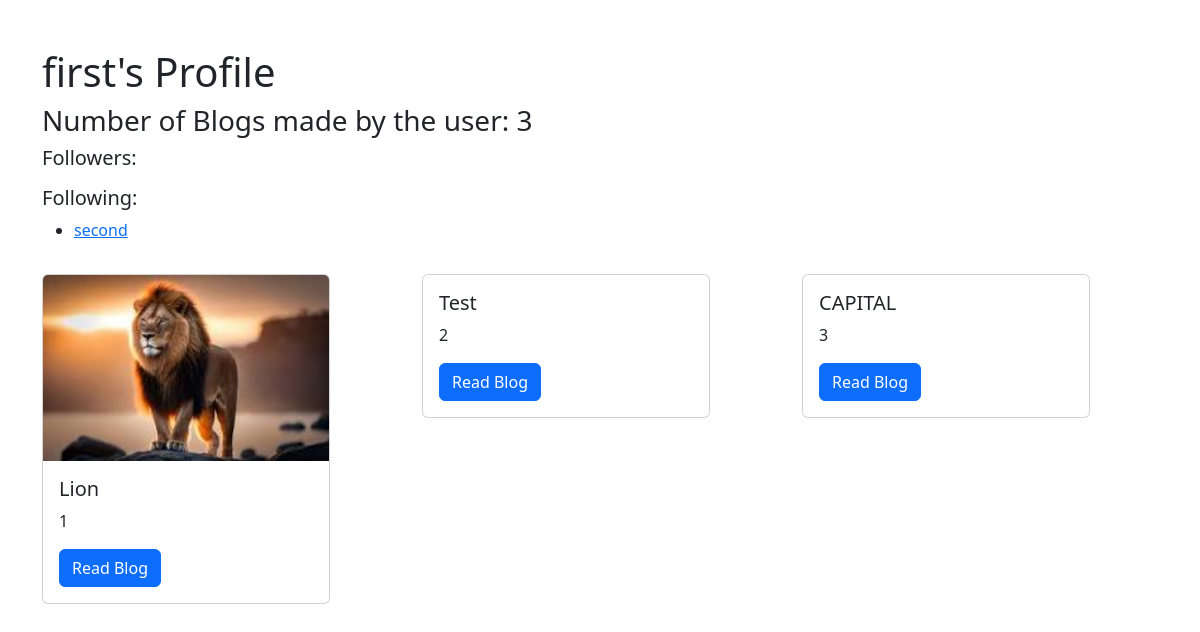
Page /user/first (signed in) on the earlier database version.
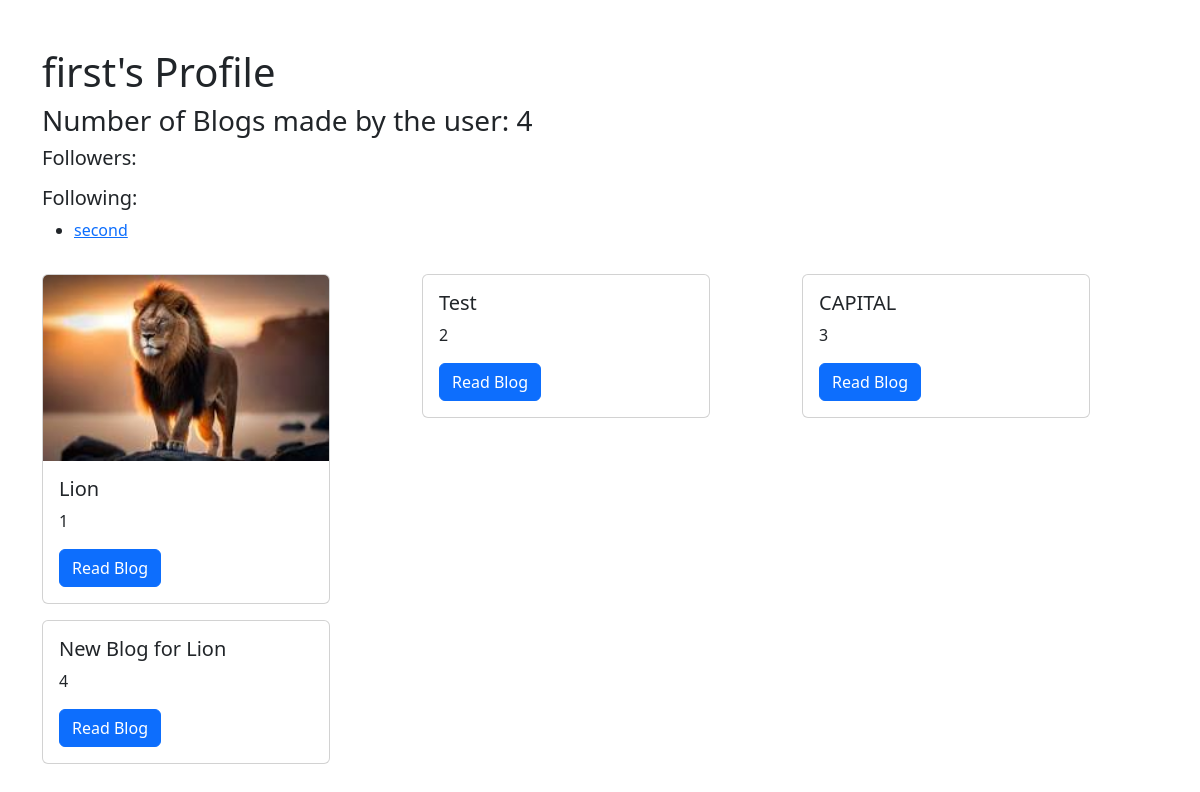
Same page on the later database version.
### application/models.py (models this page shows, shortened)
class User(db.Model):
    id = db.Column(db.Integer, primary_key=True)
    username = db.Column(db.String(20), nullable=False, unique=True) # 20 here is the character limit on the username attribute
    password = db.Column(db.String(100), nullable=False)
    blogs = db.relationship('Blog', backref = 'author') # one to many
    liked_blogs = db.relationship('Blog', backref='likers', secondary='likes') #many to many
    def following(self):
        return User.query.join(Follow, Follow.followed_id==User.id).filter(Follow.follower_id==self.id).all()
    def followers(self):
        return User.query.join(Follow, Follow.follower_id==User.id).filter(Follow.followed_id==self.id).all()

class Blog(db.Model):
    id = db.Column(db.Integer, primary_key=True)
    title = db.Column(db.String(150), nullable=False)
    content = db.Column(db.String(500), nullable=False)
    image_url = db.Column(db.String(150), nullable=True) # storing path for the image
    timestamp = db.Column(db.DateTime, default = datetime.utcnow)
    user_id = db.Column(db.Integer, db.ForeignKey('user.id'), nullable=False)

### application/controllers.py (the view, shortened to what this page needs)
@app.route('/user/<username>')
def user_profile(username):
    user = User.query.filter_by(username=username).first()
    blogs = Blog.query.filter_by(user_id=user.id).all()
    number_of_blogs = len(blogs)
    if session['username']==username:
        return render_template('user_profile.html', user = user, blogs=blogs, number_of_blogs=number_of_blogs, followers=user.followers(), following=user.following(), is_self=True)

### templates/user_profile.html (shortened to what this page needs)
{% extends "base.html" %} {% block content %}
<div class="container mt-5">
  <h1>{{user.username}}'s Profile</h1>
  <h3>Number of Blogs made by the user: {{number_of_blogs}}</h3>
  {% if not is_self %}
  <h5>No. of followers: {{number_followers}}</h5>
  <h5>No. of following: {{number_following}}</h5>
  {% if is_following %}
  <a href="{{url_for('unfollow_route', username = user.username )}}"
    >Unfollow</a
  >
  {% else %}
  <a href="{{url_for('follow_route', username = user.username )}}">Follow</a>
  {% endif %} {% else %}
  <h5>Followers:</h5>
  <h5>Following:</h5>
  <ul>
    {% for followed in following %}
    <li>
      <a href="{{ url_for('user_profile', username=followed.username )}}">
        {{followed.username}}</a
      >
    </li>
    {% endfor %}
  </ul>
  {% endif %}
  <div class="row">
    {% for blog in blogs %}
    <div class="col-md-4">
      <div class="card mt-3" style="width: 18rem">
        {% if blog.image_url %}
        <img
          class="card-img-top"
          src="{{ url_for('static', filename= 'images/' + blog.image_url )}}"
          alt="This is supposed to be blog image"
        />
        {% endif %}
        <div class="card-body">
          <h5 class="card-title">{{ blog.title }}</h5>
          <p>{{ blog.id }}</p>
          <a href="{{url_for('blog', id = blog.id)}}" class="btn btn-primary"
            >Read Blog</a
          >
        </div>
      </div>
    </div>
    {% endfor %}
  </div>
</div>
{% endblock %}

### templates/base.html (shortened to what this page needs)
<!DOCTYPE html>
<html lang="en">
  <head>
    <link
      href="https://cdn.jsdelivr.net/npm/bootstrap@5.3.3/dist/css/bootstrap.min.css"
      rel="stylesheet"
    />
  </head>
  <body>
    {% block content %} {% endblock %}
  </body>
</html>

Differences in the rows shown:
added Blog: title "New Blog for Lion", id "4"
Other differences:
{{ number_of_blogs }}: "3" → "4"
